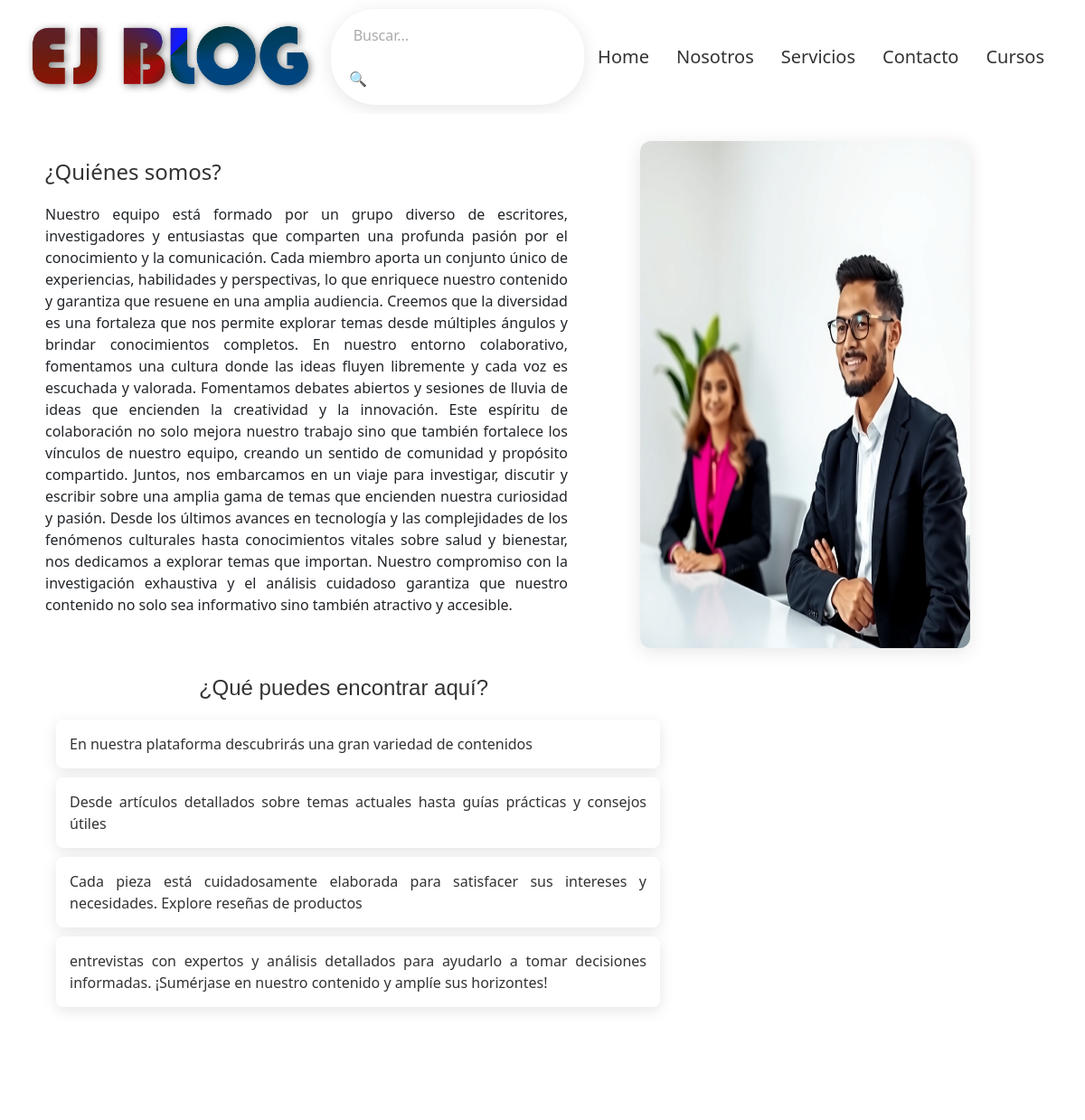
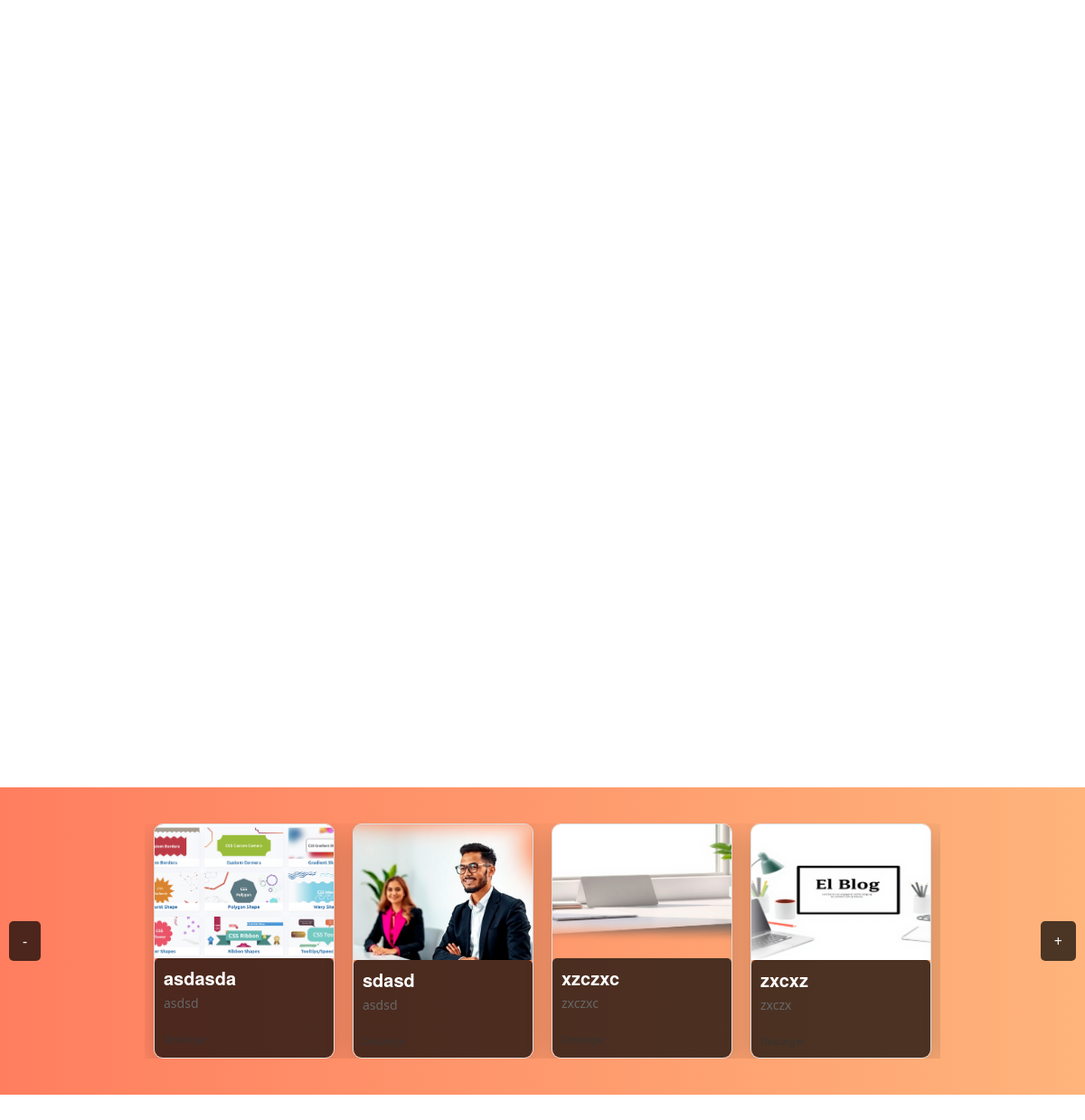
The page /about/ on the database its author committed (2 pictures, top to bottom).
### mi_app/models.py (models this page shows, shortened)
class About(models.Model):
    team_description = models.TextField()
    team_image = models.ImageField(upload_to='team_images/', null=True, blank=True)
    what_you_can_find = models.TextField()  # Para almacenar una lista de elementos
    why_we_do_it = models.TextField()
    core_value_1 = models.CharField(max_length=255, default='Valor por defecto 1')  # Define un valor predeterminado
    core_value_2 = models.CharField(max_length=255, default='Valor por defecto 2')  # Define un valor predeterminado
    core_value_3 = models.CharField(max_length=255, default='Valor por defecto 3')  # Define un valor predeterminado
    core_value_4 = models.CharField(max_length=255, default='Valor por defecto 4')  # Define un valor predeterminado
    core_value_5 = models.CharField(max_length=255, default='Valor por defecto 5')  # Define un valor predeterminado
    contact_email = models.EmailField()
    facebook_url = models.URLField()
    whatsapp_url = models.URLField()
    footer_message = models.TextField()

class Image(models.Model):
    title = models.CharField(max_length=100)
    description = models.TextField()
    image = models.ImageField(upload_to='images/')  # Asegúrate de tener Pillow instalado
    link = models.URLField(max_length=200, blank=True, null=True)  # Campo para el enlace

### mi_app/views.py (the view)
# urls.py: path('about/', about, name='about'),  # Acerca de
def about(request):
    images = Image.objects.all()
    about_content = About.objects.first()  # Asumiendo que solo hay un registro
    context = {
        'about_content': about_content,
        'team_description': about_content.team_description,
        'team_image': about_content.team_image.url if about_content.team_image else None,
        'what_you_can_find': about_content.what_you_can_find.split(','),  # Convierte a lista
        'why_we_do_it': about_content.why_we_do_it,
        'core_values': [
            about_content.core_value_1,
            about_content.core_value_2,
            about_content.core_value_3,
            about_content.core_value_4,
            about_content.core_value_5,
        ],
        'contact_email': about_content.contact_email,
        'facebook_url': about_content.facebook_url,
        'whatsapp_url': about_content.whatsapp_url,
        'footer_message': about_content.footer_message,
        'images': images
    }
    return render(request, 'about.html', context)

### mi_app/templates/about.html (shortened to what this page needs)
{% extends 'index.html' %}
{% load static %}
{% block content %}
<section class="about-intro scroll-fade">
    <div class="about-content-container">
        <h2>¿Quiénes somos?</h2>
        <p>{{ team_description }}</p>
    </div>
    <div class="about-image-container">
        {% if team_image %}
            <img src="{{ team_image }}" alt="Imagen del Equipo" class="about-image">
        {% endif %}
    </div>
</section>
<section class="about-page scroll-fade">
    <div class="about-right">
        <div class="content-container">
            <h2 class="h-text">¿Qué puedes encontrar aquí?</h2>
            <ul class="about-right">
                {% for item in what_you_can_find %}
                    <li class="li-about">{{ item }}</li>
                {% endfor %}
            </ul>
        </div>
    </div>
</section>
{% include 'slide.html' %}
{% endblock %}

### mi_app/templates/slide.html (shortened to what this page needs)
{% load static %}
<head>
</head>
<body>
    <div class="container-slide-section">
        <div class="slide-section">
            <div class="slide-container">
                <div class="card-wrapper">
                    {% for image in images %}
                    <div class="card-slide">
                        <img src="{{ image.image.url }}" alt="{{ image.title }} - {{ image.description }}" class="card-image-slide">
                        <div class="card-content-slide">
                            <h3 class="card-title-slide">{{ image.title }}</h3>
                            <p class="card-description-slide">{{ image.description }}</p>
                            <a href="{{ image.link }}" target="_blank" class="link-card-slide">Descargar</a>
                        </div>
                    </div>
                    {% empty %}
                    <p>No images available..</p>
                    {% endfor %}
                </div>
            </div>
        </div>
        <button class="prev">-</button>
        <button class="next">+</button>
    </div>
</body>

### mi_app/static/css/estilos.css (style rules this page uses)
.fondo { background-color: #ffffff; background-size: cover; }
.scroll-fade { opacity: 0; transform: translateY(20px); transition: opacity 0.5s ease, transform 0.5s ease; }
.scroll-fade.visible { opacity: 1; transform: translateY(0); }
.container-slide-section { background-color: #9d77f776; display: flex; justify-content: center; overflow: hidden; }
.slide-section { padding: 20px; margin: auto; justify-content: flex-start; display: flex; width: 920px; }
.slide-container { display: flex; justify-content: flex-start; overflow: hidden; }
.card-wrapper { display: flex; transition: transform 0.5s ease; }
.card-slide { border: 1px solid #ddd; border-radius: 5px; margin: 10px; width: 200px; overflow: hidden; box-shadow: 2px 2px 5px rgba(0, 0, 0, 0.1); }
.card-image-slide { width: 100%; max-height: 150px; object-fit: cover; }
.card-content-slide { padding: 10px; }
.card-title-slide { font-size: 1.2em; margin: 0; }
.card-description-slide { font-size: 0.9em; color: #666; }

### mi_app/static/css/about.css (style rules this page uses)
.about-intro { display: flex; background-color: white; text-align: justify; width: 100%; justify-content: space-between; border-left-color: white; margin-bottom: 0; }
.about-content-container { width: 100%; margin: 50px; }
.about-image-container { display: flex; justify-content: space-between; overflow: hidden; background: linear-gradient(to bottom, rgb(255, 255, 255) 0%, rgb(255, 255, 255) 100%); }
.about-image { width: 70%; height: auto; border-radius: 12px; box-shadow: 0 4px 20px rgba(0, 0, 0, 0.1); transition: transform 0.3s ease, box-shadow 0.3s ease; margin: 30px; display: block; max-width: 100%; }
.about-page { display: flex; margin: 20px; background-color: white; text-align: justify; width: 60%; margin-top: 0; }
.li-about { display: flex; flex-direction: column; background-color: #ffffff; border: none; box-shadow: 0 4px 16px rgba(0, 0, 0, 0.1); border-radius: 8px; margin: 10px; padding: 15px; transition: transform 0.3s, box-shadow 0.3s, background-color 0.3s; color: #333; }
.h-text { display: flex; justify-content: center; text-align: center; font-family: 'Arial', sans-serif; color: #333; }

### mi_app/static/css/details.css (style rules this page uses)
a { color: #333; text-decoration: none; font-size: 20px; }

### mi_app/static/css/comentarios.css (style rules this page uses)
.scroll-fade { opacity: 0; transform: translateY(20px); transition: opacity 0.5s ease, transform 0.5s ease; }
.scroll-fade.visible { opacity: 1; transform: translateY(0); }

### mi_app/static/css/terms_and_conditions.css (style rules this page uses)
h2 { font-size: 1.5em; margin-bottom: 10px; color: #333; font-weight: 500; }
.scroll-fade { opacity: 0; transform: translateY(20px); transition: opacity 0.5s ease, transform 0.5s ease; }
.scroll-fade.visible { opacity: 1; transform: translateY(0); }

### mi_app/static/css/search_results.css (style rules this page uses)
h2 { font-size: 24px; margin-bottom: 20px; color: #333; }

### mi_app/static/css/slide.css (style rules this page uses)
.container-slide-section { position: relative; width: 100%; margin-top: 20px; overflow: hidden; background: linear-gradient(to right, #ff7e5f, #feb47b); padding: 20px; }
.slide-section { display: flex; align-items: center; position: relative; height: 300px; }
.slide-container { display: flex; height: 100%; transition: transform 0.5s ease-in-out; }
.card-wrapper { display: flex; flex-wrap: nowrap; transition: transform 0.5s ease-in-out; }
.card-slide { position: relative; box-shadow: 0 8px 30px rgba(0, 0, 0, 0.2); border-radius: 10px; overflow: hidden; box-sizing: border-box; margin: 0 10px; transition: transform 0.3s ease, box-shadow 0.3s ease; display: flex; flex-direction: column; }
.card-image-slide { width: 100%; height: 200px; object-fit: cover; }
.card-content-slide { background-color: rgba(0, 0, 0, 0.7); border-radius: 5px; color: white; flex-grow: 1; }
.card-title-slide { margin: 0; font-size: 20px; font-family: 'Helvetica Neue', sans-serif; font-weight: bold; }
.card-description-slide { margin-top: 5px; font-size: 14px; }
.link-card-slide { font-size: 10px; margin-top: 5px; }
.prev, .next { position: absolute; top: 50%; transform: translateY(-50%); background-color: rgba(0, 0, 0, 0.7); color: white; border: none; padding: 10px 15px; cursor: pointer; z-index: 10; border-radius: 5px; transition: background-color 0.3s; }
.prev { left: 10px; }
.next { right: 10px; }

### mi_app/static/css/footer.css (style rules this page uses)
.scroll-fade { opacity: 0; transform: translateY(20px); transition: opacity 0.5s ease, transform 0.5s ease; }
.scroll-fade.visible { opacity: 1; transform: translateY(0); }

### mi_app/static/css/carousel.css (style rules this page uses)
.scroll-fade { opacity: 0; transform: translateY(20px); transition: opacity 0.5s ease, transform 0.5s ease; }
.scroll-fade.visible { opacity: 1; transform: translateY(0); }

### rows shown on the page
About: team_description "Nuestro equipo está formado por un grupo diverso de escritores, investigadores y entusiastas que comparten una profunda pasión por el conocimiento y la comunicación. Cada miembro aporta un conjunto único de experiencias, habilidades y perspectivas, lo que enriquece nuestro contenido y garantiza que resuene en una amplia audiencia. Creemos que la diversidad es una fortaleza que nos permite explorar temas desde múltiples ángulos y brindar conocimientos completos. En nuestro entorno colaborativo, fomentamos una cultura donde las ideas fluyen libremente y cada voz es escuchada y valorada. Fomentamos debates abiertos y sesiones de lluvia de ideas que encienden la creatividad y la innovación.…"
Image: image (picture), title "asdasda", description "asdsd"
Image: image (picture), title "sdasd", description "asdsd"
Image: image (picture), title "xzczxc", description "zxczxc"
Image: image (picture), title "zxcxz", description "zxczx"

### other values the page prints
{{ item }} "En nuestra plataforma descubrirás una gran variedad de contenidos" "Desde artículos detallados sobre temas actuales hasta guías prácticas y consejos útiles" "Cada pieza está cuidadosamente elaborada para satisfacer sus intereses y necesidades. Explore reseñas de productos" "entrevistas con expertos y análisis detallados para ayudarlo a tomar decisiones informadas. ¡Sumérjase en nuestro contenido y amplíe sus horizontes!"
